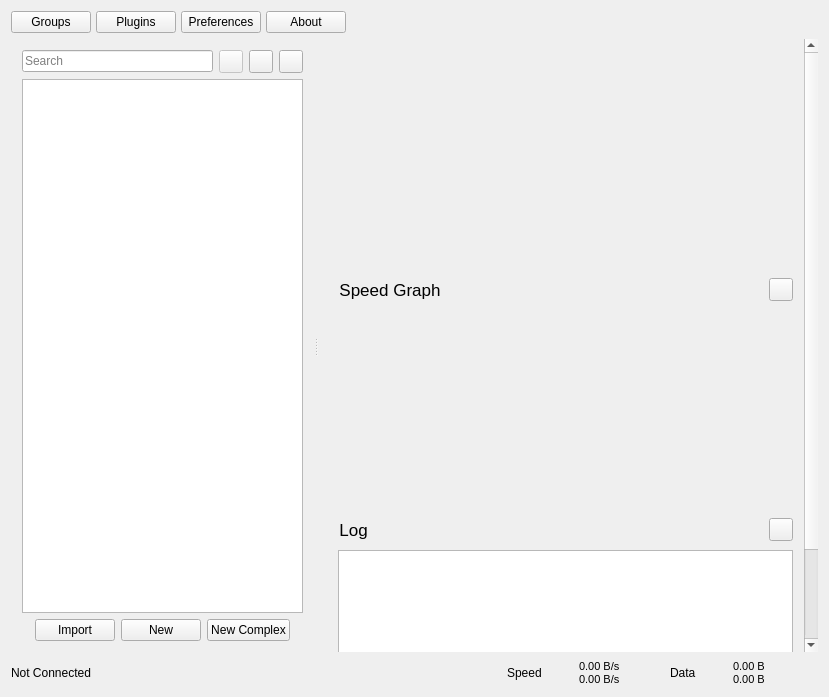
<?xml version="1.0" encoding="UTF-8"?>
<ui version="4.0">
 <class>MainWindow</class>
 <widget class="QMainWindow" name="MainWindow">
  <property name="geometry">
   <rect>
    <x>0</x>
    <y>0</y>
    <width>829</width>
    <height>697</height>
   </rect>
  </property>
  <property name="minimumSize">
   <size>
    <width>790</width>
    <height>600</height>
   </size>
  </property>
  <property name="windowTitle">
   <string>Qv2ray</string>
  </property>
  <widget class="QWidget" name="centralWidget">
   <layout class="QVBoxLayout" name="verticalLayout_2" stretch="0,1,0">
    <item>
     <layout class="QHBoxLayout" name="topButtonsLayout" stretch="0,0,0,0,0">
      <property name="spacing">
       <number>5</number>
      </property>
      <item>
       <widget class="QPushButton" name="subsButton">
        <property name="text">
         <string>Groups</string>
        </property>
       </widget>
      </item>
      <item>
       <widget class="QPushButton" name="pluginsBtn">
        <property name="text">
         <string>Plugins</string>
        </property>
       </widget>
      </item>
      <item>
       <widget class="QPushButton" name="preferencesBtn">
        <property name="text">
         <string>Preferences</string>
        </property>
       </widget>
      </item>
      <item>
       <widget class="QPushButton" name="aboutBtn">
        <property name="text">
         <string>About</string>
        </property>
       </widget>
      </item>
      <item>
       <spacer name="horizontalSpacer">
        <property name="orientation">
         <enum>Qt::Horizontal</enum>
        </property>
        <property name="sizeType">
         <enum>QSizePolicy::Expanding</enum>
        </property>
        <property name="sizeHint" stdset="0">
         <size>
          <width>0</width>
          <height>0</height>
         </size>
        </property>
       </spacer>
      </item>
     </layout>
    </item>
    <item>
     <widget class="QSplitter" name="splitter">
      <property name="orientation">
       <enum>Qt::Horizontal</enum>
      </property>
      <property name="opaqueResize">
       <bool>true</bool>
      </property>
      <widget class="QWidget" name="leftWidget" native="true">
       <layout class="QVBoxLayout" name="verticalLayout">
        <item>
         <layout class="QHBoxLayout" name="horizontalLayout_6">
          <item>
           <widget class="QLineEdit" name="connectionFilterTxt">
            <property name="placeholderText">
             <string>Search</string>
            </property>
            <property name="clearButtonEnabled">
             <bool>true</bool>
            </property>
           </widget>
          </item>
          <item>
           <widget class="QToolButton" name="locateBtn">
            <property name="enabled">
             <bool>false</bool>
            </property>
            <property name="toolTip">
             <string>Locate Current Connection</string>
            </property>
            <property name="icon">
             <iconset resource="../../../assets/icons/resources.qrc">
              <normaloff>:/ui_dark/map.svg</normaloff>:/ui_dark/map.svg</iconset>
            </property>
           </widget>
          </item>
          <item>
           <widget class="QToolButton" name="collapseGroupsBtn">
            <property name="toolTip">
             <string>Collapse all groups</string>
            </property>
            <property name="text">
             <string/>
            </property>
            <property name="icon">
             <iconset resource="../../../assets/icons/resources.qrc">
              <normaloff>:/ui_dark/arrow-up.svg</normaloff>:/ui_dark/arrow-up.svg</iconset>
            </property>
           </widget>
          </item>
          <item>
           <widget class="QToolButton" name="sortBtn">
            <property name="toolTip">
             <string>Sort</string>
            </property>
            <property name="text">
             <string/>
            </property>
            <property name="icon">
             <iconset resource="../../../assets/icons/resources.qrc">
              <normaloff>:/ui_dark/arrow-down-filling.svg</normaloff>:/ui_dark/arrow-down-filling.svg</iconset>
            </property>
            <property name="popupMode">
             <enum>QToolButton::InstantPopup</enum>
            </property>
           </widget>
          </item>
         </layout>
        </item>
        <item>
         <widget class="QTreeView" name="connectionTreeView">
          <property name="contextMenuPolicy">
           <enum>Qt::CustomContextMenu</enum>
          </property>
          <property name="editTriggers">
           <set>QAbstractItemView::NoEditTriggers</set>
          </property>
          <property name="selectionMode">
           <enum>QAbstractItemView::ExtendedSelection</enum>
          </property>
          <property name="verticalScrollMode">
           <enum>QAbstractItemView::ScrollPerPixel</enum>
          </property>
          <property name="indentation">
           <number>0</number>
          </property>
          <property name="sortingEnabled">
           <bool>true</bool>
          </property>
          <property name="allColumnsShowFocus">
           <bool>true</bool>
          </property>
          <property name="headerHidden">
           <bool>true</bool>
          </property>
         </widget>
        </item>
        <item>
         <layout class="QHBoxLayout" name="horizontalLayout_3">
          <item>
           <spacer name="horizontalSpacer_3">
            <property name="orientation">
             <enum>Qt::Horizontal</enum>
            </property>
            <property name="sizeHint" stdset="0">
             <size>
              <width>0</width>
              <height>0</height>
             </size>
            </property>
           </spacer>
          </item>
          <item>
           <widget class="QPushButton" name="importConfigButton">
            <property name="toolTip">
             <string>Import Connection</string>
            </property>
            <property name="text">
             <string>Import</string>
            </property>
           </widget>
          </item>
          <item>
           <widget class="QPushButton" name="newConnectionBtn">
            <property name="text">
             <string>New</string>
            </property>
           </widget>
          </item>
          <item>
           <widget class="QPushButton" name="newComplexConnectionBtn">
            <property name="text">
             <string>New Complex</string>
            </property>
           </widget>
          </item>
          <item>
           <spacer name="horizontalSpacer_2">
            <property name="orientation">
             <enum>Qt::Horizontal</enum>
            </property>
            <property name="sizeHint" stdset="0">
             <size>
              <width>0</width>
              <height>0</height>
             </size>
            </property>
           </spacer>
          </item>
         </layout>
        </item>
       </layout>
      </widget>
      <widget class="QScrollArea" name="scrollArea">
       <property name="minimumSize">
        <size>
         <width>500</width>
         <height>0</height>
        </size>
       </property>
       <property name="frameShape">
        <enum>QFrame::NoFrame</enum>
       </property>
       <property name="widgetResizable">
        <bool>true</bool>
       </property>
       <widget class="QWidget" name="scrollAreaWidgetContents">
        <property name="geometry">
         <rect>
          <x>0</x>
          <y>0</y>
          <width>486</width>
          <height>728</height>
         </rect>
        </property>
        <layout class="QVBoxLayout" name="verticalLayout_4" stretch="0,1">
         <item>
          <widget class="QFrame" name="connectionInfoFrame">
           <property name="sizePolicy">
            <sizepolicy hsizetype="Expanding" vsizetype="Expanding">
             <horstretch>0</horstretch>
             <verstretch>0</verstretch>
            </sizepolicy>
           </property>
           <property name="minimumSize">
            <size>
             <width>0</width>
             <height>220</height>
            </size>
           </property>
           <layout class="QGridLayout" name="connectionInfoLayout">
            <property name="leftMargin">
             <number>0</number>
            </property>
            <property name="topMargin">
             <number>0</number>
            </property>
            <property name="rightMargin">
             <number>0</number>
            </property>
            <property name="bottomMargin">
             <number>0</number>
            </property>
           </layout>
          </widget>
         </item>
         <item>
          <layout class="QVBoxLayout" name="verticalLayout_3">
           <item>
            <layout class="QHBoxLayout" name="horizontalLayout_5">
             <item>
              <widget class="QPushButton" name="chartVisibilityBtn">
               <property name="font">
                <font>
                 <pointsize>13</pointsize>
                </font>
               </property>
               <property name="focusPolicy">
                <enum>Qt::NoFocus</enum>
               </property>
               <property name="toolTip">
                <string>Click to toggle show/hide</string>
               </property>
               <property name="styleSheet">
                <string notr="true">Text-align:left;</string>
               </property>
               <property name="text">
                <string>  Speed Graph</string>
               </property>
               <property name="flat">
                <bool>true</bool>
               </property>
              </widget>
             </item>
             <item>
              <widget class="QToolButton" name="clearChartBtn">
               <property name="toolTip">
                <string>Clear chart data</string>
               </property>
               <property name="text">
                <string/>
               </property>
               <property name="icon">
                <iconset resource="../../../assets/icons/resources.qrc">
                 <normaloff>:/ui_dark/ashbin.svg</normaloff>:/ui_dark/ashbin.svg</iconset>
               </property>
              </widget>
             </item>
            </layout>
           </item>
           <item>
            <widget class="QWidget" name="speedChartHolderWidget" native="true">
             <property name="sizePolicy">
              <sizepolicy hsizetype="Expanding" vsizetype="Expanding">
               <horstretch>0</horstretch>
               <verstretch>0</verstretch>
              </sizepolicy>
             </property>
             <property name="minimumSize">
              <size>
               <width>0</width>
               <height>200</height>
              </size>
             </property>
             <layout class="QGridLayout" name="speedChart">
              <property name="topMargin">
               <number>0</number>
              </property>
              <property name="rightMargin">
               <number>0</number>
              </property>
              <property name="bottomMargin">
               <number>0</number>
              </property>
             </layout>
            </widget>
           </item>
           <item>
            <layout class="QHBoxLayout" name="horizontalLayout_4">
             <item>
              <widget class="QPushButton" name="logVisibilityBtn">
               <property name="font">
                <font>
                 <pointsize>13</pointsize>
                </font>
               </property>
               <property name="focusPolicy">
                <enum>Qt::NoFocus</enum>
               </property>
               <property name="toolTip">
                <string>Click to toggle show/hide</string>
               </property>
               <property name="styleSheet">
                <string notr="true">Text-align:left;</string>
               </property>
               <property name="text">
                <string>  Log</string>
               </property>
               <property name="flat">
                <bool>true</bool>
               </property>
              </widget>
             </item>
             <item>
              <widget class="QToolButton" name="clearlogButton">
               <property name="toolTip">
                <string>Clear log</string>
               </property>
               <property name="text">
                <string/>
               </property>
               <property name="icon">
                <iconset resource="../../../assets/icons/resources.qrc">
                 <normaloff>:/ui_dark/ashbin.svg</normaloff>:/ui_dark/ashbin.svg</iconset>
               </property>
              </widget>
             </item>
            </layout>
           </item>
           <item>
            <layout class="QGridLayout" name="gridLayout">
             <property name="leftMargin">
              <number>9</number>
             </property>
             <item row="0" column="0">
              <widget class="QTextBrowser" name="masterLogBrowser">
               <property name="minimumSize">
                <size>
                 <width>0</width>
                 <height>200</height>
                </size>
               </property>
               <property name="contextMenuPolicy">
                <enum>Qt::CustomContextMenu</enum>
               </property>
               <property name="lineWrapMode">
                <enum>QTextEdit::NoWrap</enum>
               </property>
              </widget>
             </item>
            </layout>
           </item>
          </layout>
         </item>
        </layout>
       </widget>
      </widget>
     </widget>
    </item>
    <item>
     <layout class="QHBoxLayout" name="horizontalLayout_2">
      <property name="topMargin">
       <number>2</number>
      </property>
      <item>
       <widget class="QLabel" name="connetionStatusLabel">
        <property name="minimumSize">
         <size>
          <width>300</width>
          <height>0</height>
         </size>
        </property>
        <property name="text">
         <string>Not Connected</string>
        </property>
       </widget>
      </item>
      <item>
       <spacer name="horizontalSpacer_5">
        <property name="orientation">
         <enum>Qt::Horizontal</enum>
        </property>
        <property name="sizeHint" stdset="0">
         <size>
          <width>40</width>
          <height>20</height>
         </size>
        </property>
       </spacer>
      </item>
      <item>
       <widget class="QLabel" name="label_5">
        <property name="text">
         <string>Speed</string>
        </property>
       </widget>
      </item>
      <item>
       <widget class="QWidget" name="updownImageBox" native="true">
        <property name="sizePolicy">
         <sizepolicy hsizetype="Fixed" vsizetype="Fixed">
          <horstretch>32</horstretch>
          <verstretch>32</verstretch>
         </sizepolicy>
        </property>
        <property name="minimumSize">
         <size>
          <width>25</width>
          <height>25</height>
         </size>
        </property>
       </widget>
      </item>
      <item>
       <widget class="QLabel" name="netspeedLabel">
        <property name="minimumSize">
         <size>
          <width>85</width>
          <height>0</height>
         </size>
        </property>
        <property name="font">
         <font>
          <pointsize>8</pointsize>
         </font>
        </property>
        <property name="toolTip">
         <string>Upload/Download speed</string>
        </property>
        <property name="text">
         <string>0.00 B/s
0.00 B/s</string>
        </property>
       </widget>
      </item>
      <item>
       <widget class="QLabel" name="label_6">
        <property name="sizePolicy">
         <sizepolicy hsizetype="Minimum" vsizetype="Minimum">
          <horstretch>0</horstretch>
          <verstretch>0</verstretch>
         </sizepolicy>
        </property>
        <property name="minimumSize">
         <size>
          <width>0</width>
          <height>0</height>
         </size>
        </property>
        <property name="text">
         <string>Data</string>
        </property>
       </widget>
      </item>
      <item>
       <widget class="QWidget" name="updownImageBox_2" native="true">
        <property name="sizePolicy">
         <sizepolicy hsizetype="Fixed" vsizetype="Fixed">
          <horstretch>32</horstretch>
          <verstretch>32</verstretch>
         </sizepolicy>
        </property>
        <property name="minimumSize">
         <size>
          <width>25</width>
          <height>25</height>
         </size>
        </property>
       </widget>
      </item>
      <item>
       <widget class="QLabel" name="dataamountLabel">
        <property name="minimumSize">
         <size>
          <width>85</width>
          <height>0</height>
         </size>
        </property>
        <property name="font">
         <font>
          <pointsize>8</pointsize>
         </font>
        </property>
        <property name="toolTip">
         <string>Upload/Download Data</string>
        </property>
        <property name="text">
         <string>0.00 B
0.00 B</string>
        </property>
       </widget>
      </item>
     </layout>
    </item>
   </layout>
  </widget>
 </widget>
 <layoutdefault spacing="6" margin="11"/>
 <tabstops>
  <tabstop>importConfigButton</tabstop>
 </tabstops>
 <resources>
  <include location="../../../assets/icons/resources.qrc"/>
  <include location="../../../assets/icons/resources.qrc"/>
 </resources>
 <connections/>
</ui>
